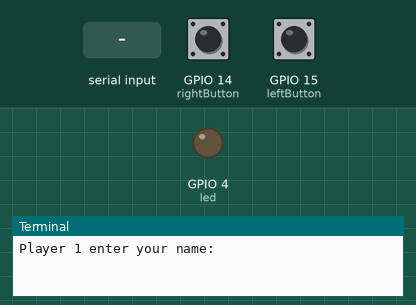
This program was run on a simulated Raspberry Pi (BCM pin numbers). On the bench: output pins drawn as LEDs (lit = HIGH), the last lines printed to the terminal. The inputs (shaded band) are chosen by the test bench; at power-on: GPIO 14 (rightButton) HIGH, GPIO 15 (leftButton) HIGH. Random numbers come from a fixed seed.

Above: at 1.2 s.
1.3 s: "1" typed at the terminal, then Enter
2.8 s: "0" typed at the terminal, then Enter
At 6.3 s:
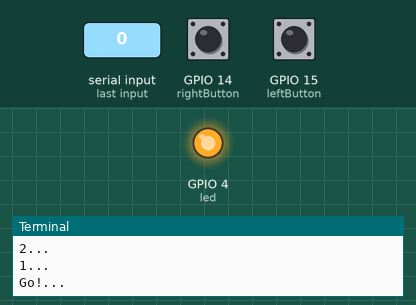
Timing chart, 0 to 13.0 s (numbered marks = the images above; inputs shaded):
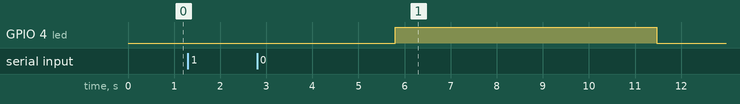

Measured:
- after the input at 2.8 s, GPIO 4 (led): LOW → HIGH after 3.0 s, → LOW 5.7 s later

The program:

reaction-step6.py
```python
#!/usr/bin/python

import RPi.GPIO as GPIO
import time
import random

# Basic GPIO setup
GPIO.setmode(GPIO.BCM)
GPIO.setwarnings(False)

# Set pin assignments
led = 4
rightButton = 14
leftButton = 15

# Generate a random time
randTime = random.uniform(5,10)

# Input player names
leftName = input("Player 1 enter your name: ")
rightName = input("Player 2 enter your name: ")
names = [leftName, rightName]

leftScore = 0
rightScore = 0
rounds = 0
maxRounds = 3

# Setup GPIO pins
GPIO.setup(led, GPIO.OUT)
GPIO.setup(rightButton, GPIO.IN, GPIO.PUD_UP)
GPIO.setup(leftButton, GPIO.IN, GPIO.PUD_UP)

while True:

  while rounds < maxRounds:
    rounds += 1
    print("Ready?...")
    print("Next round in")
    print("3...")
    time.sleep(1)
    print("2...")
    time.sleep(1)
    print("1...")
    time.sleep(1)
    print("Go!...")

    # Turn LED on then wait for a random time
    GPIO.output(led, 1)
    time.sleep(randTime)

    # Turn off. First person to press wins!
    GPIO.output(led, 0)

    while True:
      # Loop waiting for first player to press
      if GPIO.input(leftButton) == False:
        print(names[0] + " won!")
        leftScore += 1
        break
      if GPIO.input(rightButton) == False:
        print(names[1] + " won!")
        rightScore += 1
        break

    # Ready for next game...?
    print("Score after " + str(rounds))
    print(names[0] + ": " + str(leftScore))
    print(names[1] + ": " + str(rightScore))

  break

if leftScore > rightScore:
  winner = names[0]
else:
  winner = names[1]

print("Winner:" + winner)

GPIO.cleanup()
```
